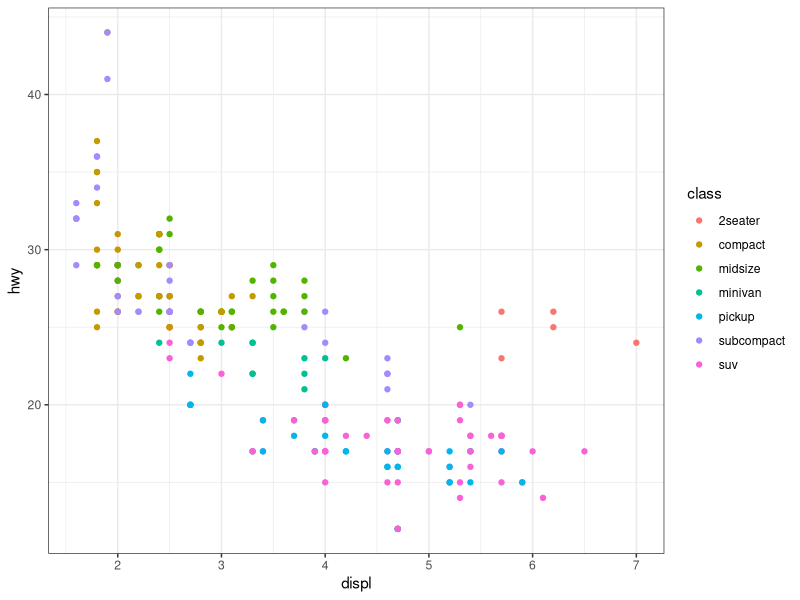

Write the R code that produced this figure.
## ---- chunk 1
library(ggplot2)
ggplot(mpg, aes(displ, hwy, colour = class)) + 
  geom_point()+
  theme_bw()
